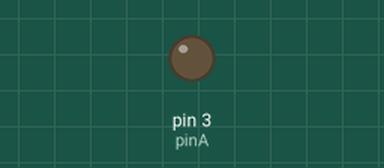
This sketch was run on a simulated Arduino Uno, built with avr-gcc and run on an emulated ATmega328P. Parts: output pins drawn as LEDs (lit = HIGH).

Above: at 0.15 s.
At 38.16 s:
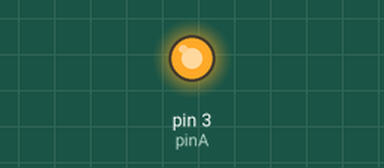
Timing chart, 0 to 40.0 s (numbered marks = the images above):
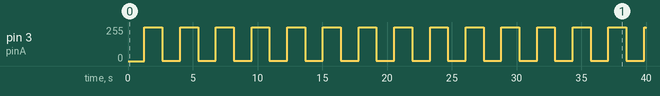

Measured:
- by itself, pin 3 (pinA): 0/255 → 254/255 at 1.3 s, → 1/255 1.4 s later, → 254/255 1.4 s later, → 1/255 1.4 s later, … (30 changes in this stretch)

The sketch:

pulsingLight.ino
```cpp
/*
 * Author: Jason Hillinger
 * Title: Pulsing Lights
 * This piece of code uses Pulse-width modulation to creat a pulse effect on an LED
 * The lights will mimic xmas ligths, even more so if you use green, red and blue LEDs!
 */

int pinA = 3;   //pin to be used on Arduino
int wait = 5;   //how fast the light reappears and fades away.
int inBetweenWait = 100;  //delay in between each pulse
void setup() {
  // put your setup code here, to run once:
pinMode(pinA,OUTPUT);
}

void loop() {
  for(int i = 0; i < 255; i++){     //increases brightness of bulb from 0 to max (255 or 5v)
      analogWrite(pinA,i);
      delay(wait);
  }

  delay(inBetweenWait);

  for(int i = 255; i > 0; i--){     //decreases brightness of bulb from 255 to 0
      analogWrite(pinA,i);
            delay(wait);

  }

  delay(inBetweenWait);

}
```
